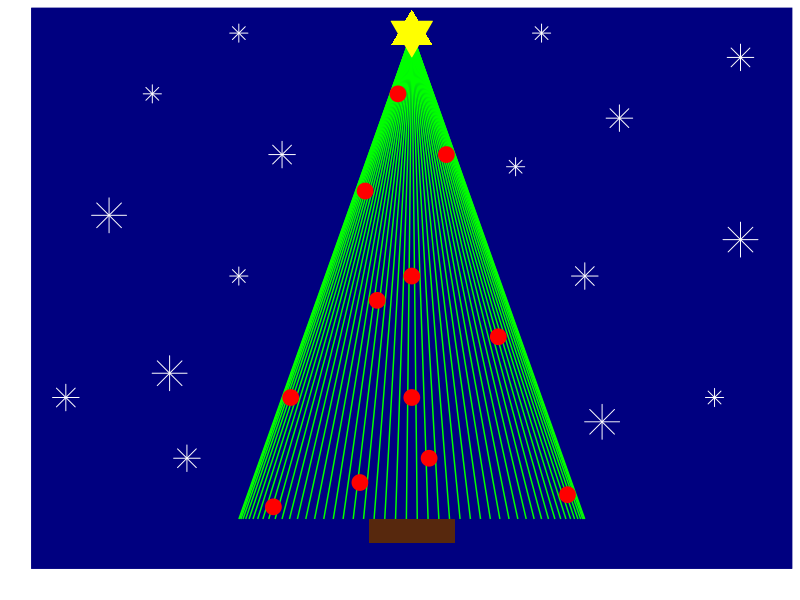
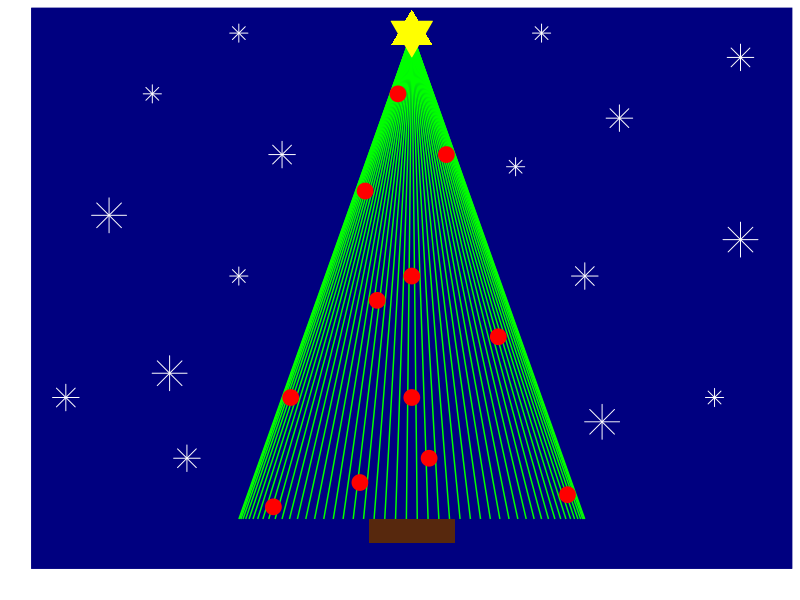

Source code (R) for these figures, in order:
library(dplyr)
library(ggplot2)

# base of the tree: adding green lines based on the points generated by a separate python script
green_linepts <- read.csv("full_data.csv") %>% 
  select(-X)

full_christmas_tree <- ggplot(green_linepts, aes(y = y)) +   
  geom_line(aes(x = x1), color = "green") + 
  geom_line(aes(x = x2), color = "green") + 
  geom_line(aes(x = x3), color = "green") + 
  geom_line(aes(x = x4), color = "green") + 
  geom_line(aes(x = x5), color = "green") + 
  geom_line(aes(x = x6), color = "green") + 
  geom_line(aes(x = x7), color = "green") + 
  geom_line(aes(x = x8), color = "green") + 
  geom_line(aes(x = x9), color = "green") + 
  geom_line(aes(x = x10), color = "green") +
  geom_line(aes(x = x11), color = "green") + 
  geom_line(aes(x = x12), color = "green") + 
  geom_line(aes(x = x13), color = "green") + 
  geom_line(aes(x = x14), color = "green") + 
  geom_line(aes(x = x15), color = "green") + 
  geom_line(aes(x = x16), color = "green") + 
  geom_line(aes(x = x17), color = "green") + 
  geom_line(aes(x = x18), color = "green") + 
  geom_line(aes(x = x19), color = "green") + 
  geom_line(aes(x = x20), color = "green") +
  geom_line(aes(x = x21), color = "green") + 
  geom_line(aes(x = x22), color = "green") + 
  geom_line(aes(x = x23), color = "green") + 
  geom_line(aes(x = x24), color = "green") + 
  geom_line(aes(x = x25), color = "green") + 
  geom_line(aes(x = x26), color = "green") + 
  geom_line(aes(x = x27), color = "green") + 
  geom_line(aes(x = x28), color = "green") + 
  geom_line(aes(x = x29), color = "green") + 
  geom_line(aes(x = x30), color = "green") +
  geom_line(aes(x = x31), color = "green") + 
  geom_line(aes(x = x32), color = "green") + 
  geom_line(aes(x = x33), color = "green") + 
  geom_line(aes(x = x34), color = "green") + 
  geom_line(aes(x = x35), color = "green") + 
  geom_line(aes(x = x36), color = "green") + 
  geom_line(aes(x = x37), color = "green") + 
  geom_line(aes(x = x38), color = "green") + 
  geom_line(aes(x = x39), color = "green") + 
  geom_line(aes(x = x40), color = "green") +
  geom_line(aes(x = x41), color = "green") + 
  geom_line(aes(x = x42), color = "green") + 
  geom_line(aes(x = x43), color = "green") + 
  geom_line(aes(x = x44), color = "green") + 
  geom_line(aes(x = x45), color = "green") + 
  geom_line(aes(x = x46), color = "green") + 
  geom_line(aes(x = x47), color = "green") + 
  geom_line(aes(x = x48), color = "green") + 
  geom_line(aes(x = x49), color = "green") + 
  geom_line(aes(x = x50), color = "green") +
  xlim(-2,2) +
  theme(
    panel.grid.major = element_blank(),
    panel.grid.minor = element_blank(),
    panel.background = element_rect(fill = "navyblue",
                                    colour = "navyblue",
                                    size = 0.5, linetype = "solid"),
    axis.text.x = element_blank(), 
    axis.ticks.x = element_blank(),
    axis.text.y = element_blank(), 
    axis.ticks.y = element_blank()
  ) + 
  labs(
    x = "",
    y = ""
  )

# adding tree stump
stump_data <- data.frame(
  x = c(0),
  y = c(-0.2)
)

full_christmas_tree <- full_christmas_tree +
  geom_col(data = stump_data, aes(x = x, y = y), position = "stack", fill = "#57280d", width = 0.5)

# adding star on top
star_points <- data.frame(
  x = c(0), 
  y = c(4)
)

full_christmas_tree <- full_christmas_tree +
  geom_point(data = star_points, aes(x = x, y = y), shape = 17, color = "yellow", size = 10) +
  geom_point(data = star_points, aes(x = x, y = y), shape = 25, fill = "yellow", color = "yellow", size = 10)

# adding different kinds of snowflakes
small_snow_points <- data.frame(
  x = c(-1.5, -1, 0.75, 1.75, 0.6, -1),
  y = c(3.5, 2, 4, 1, 2.9, 4)
)

medium_snow_points <- data.frame(
  x = c(-2, 1.9, 1, -0.75, -1.3, 1.2),
  y = c(1, 3.8, 2, 3, 0.5, 3.3)
)

large_snow_points <- data.frame(
  x = c(-1.75, -1.4, 1.9, 1.1),
  y = c(2.5, 1.2, 2.3, 0.8)
)

full_christmas_tree <- full_christmas_tree +
  geom_point(data = small_snow_points, aes(x = x, y = y), shape = 8, color = "white", size = 4) +
  geom_point(data = medium_snow_points, aes(x = x, y = y), shape = 8, color = "white", size = 6) +
  geom_point(data = large_snow_points, aes(x = x, y = y), shape = 8, color = "white", size = 8)

# adding decorative baubles
bauble_points <- data.frame(
  x = c(0.2, 0.9, -0.3, 0.1, -0.7, 0.5, 0, -0.2, -0.27, -0.08, 0, -0.8),
  y = c(3, 0.2, 0.3, 0.5, 1, 1.5, 2, 1.8, 2.7, 3.5, 1, 0.1)
)

full_christmas_tree <- full_christmas_tree +
  geom_point(data = bauble_points, aes(x = x, y = y), shape = 19, color = "red", size = 5)

full_christmas_tree
ggsave(filename="christmas_tree.png")
